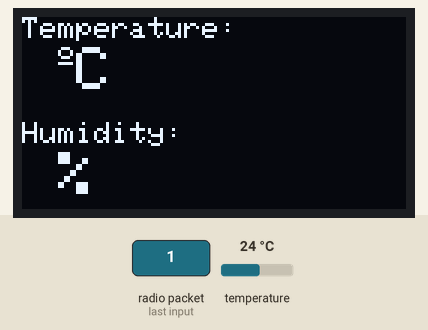
The sketch below on a simulated Arduino Uno, built with avr-gcc and run on an emulated ATmega328P. Shown: 128×64 one-colour display. The inputs (shaded band) are chosen by the test bench; at power-on: temperature 24 °C. Random numbers use the default seed unless the sketch sets one; no radio packets arrive unless stated; what the sketch prints to the serial monitor is not drawn.

1.3 s: radio packet "1" arrives
Above: at 3.6 s.
Timing chart, 0 to 5.1 s (numbered marks = the images above; inputs shaded):
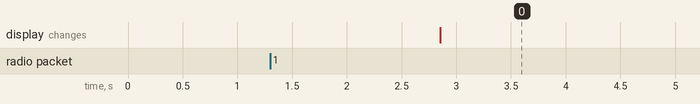

Measured:
- after the input at 1.3 s, the display: changes after 1.6 s (image 0)

The sketch:

esp8266dallasoled.ino
```cpp
#include <SPI.h>
#include <Wire.h>
#include <LoRa.h>
#include <Adafruit_Sensor.h>
#include <Adafruit_GFX.h>
#include <Adafruit_SSD1306.h>
#include <OneWire.h>
#include <DallasTemperature.h>

#define ONE_WIRE_BUS 2   //GPIO 2
OneWire oneWire(ONE_WIRE_BUS);
DallasTemperature sensors(&oneWire);

#define ss 15  //GPIO 15
#define rst 16  //GPIO 16
#define dio0 4  //GPIO 4

String outgoing;
byte msgCount = 0;            // count of outgoing messages
byte localAddress = 0xBB;     // address of this device
byte destination = 0xFF;      // destination to send to
long lastSendTime = 0;        // last send time
int interval = 50;          // interval between sends

#define SCREEN_WIDTH 128 // OLED display width, in pixels
#define SCREEN_HEIGHT 64 // OLED display height, in pixels
#define OLED_RESET -1 // Reset pin # (or -1 if sharing Arduino reset pin)
Adafruit_SSD1306 display(SCREEN_WIDTH, SCREEN_HEIGHT, &Wire, OLED_RESET);

String recivcounter;
String temperature;
String humidity;

void setup() {
  Serial.begin(115200);
  sensors.begin(); // Dallas temperature

  while (!Serial);

  Serial.println("Two Way Communication");

  LoRa.setPins(ss, rst, dio0);

  if (!LoRa.begin(433E6)) {
    Serial.println("Starting LoRa failed!");
    while (1);
  }
  display.begin(SSD1306_SWITCHCAPVCC, 0x3C); //initialize with the I2C addr 0x3C (128x64)
  display.clearDisplay();
  display.setTextColor(WHITE);
}


void loop() {
  if (millis() - lastSendTime > interval) {
    //--------------- Start Sending DS18B20 Temperature Data --------------------
    sensors.requestTemperatures();
    float temp = sensors.getTempCByIndex(0);
    Serial.print("DS18B20 Temperature: ");
    Serial.print(temp);
    Serial.println(" °C");
    Serial.println();

    String message = String(temp);
    sendMessage(message);

    //Serial.println("Sending " + message);
    lastSendTime = millis();            // timestamp the message
    interval = random(50) + 100;
  }

  // parse for a packet, and call onReceive with the result:
  onReceive(LoRa.parsePacket());
}

void sendMessage(String outgoing) {
  LoRa.beginPacket();                   // start packet
  LoRa.write(destination);              // add destination address
  LoRa.write(localAddress);             // add sender address
  LoRa.write(msgCount);                 // add message ID
  LoRa.write(outgoing.length());        // add payload length
  LoRa.print(outgoing);                 // add payload
  LoRa.endPacket();                     // finish packet and send it
  msgCount++;                           // increment message ID
}


void onReceive(int packetSize) {
  if (packetSize == 0) return;          // if there's no packet, return

  // read packet header bytes:
  int recipient = LoRa.read();          // recipient address
  byte sender = LoRa.read();            // sender address
  byte incomingMsgId = LoRa.read();     // incoming msg ID
  byte incomingLength = LoRa.read();    // incoming msg length

  //--------------- Start receiving DHT22 Data --------------------

  // try to parse packet
  int pos1, pos2;

  // received a packet
  Serial.print("Received packet:  ");
  String LoRaData = LoRa.readString();
  Serial.print(LoRaData);
  // read packet
  while (LoRa.available()) {
    Serial.print((char)LoRa.read());
  }
  // print RSSI of packet
  Serial.print("' with RSSI ");
  Serial.println(LoRa.packetRssi());

  pos1 = LoRaData.indexOf('/');

  temperature = LoRaData.substring(0, pos1);
  humidity = LoRaData.substring(pos1 + 1, LoRaData.length());


  Serial.print(F("Temperature: "));
  Serial.print(temperature);
  Serial.println(F("°C"));

  Serial.print(F("Humidity = "));
  Serial.print(humidity);
  Serial.println(F("%"));

  Serial.println();


  display.clearDisplay();

  // display temperature
  display.setTextSize(1);
  display.setCursor(0, 0);
  display.print("Temperature: ");
  display.setTextSize(2);
  display.setCursor(0, 10);
  display.print(temperature);
  display.print(" ");
  display.setTextSize(1);
  display.cp437(true);
  display.write(167);
  display.setTextSize(2);
  display.print("C");

  // display humidity
  display.setTextSize(1);
  display.setCursor(0, 35);
  display.print("Humidity: ");
  display.setTextSize(2);
  display.setCursor(0, 45);
  display.print(humidity);
  display.print(" %");

  display.display();
  delay(1500);
}
```
